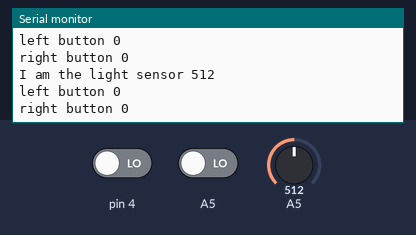
The sketch below on a simulated Arduino Uno, built with avr-gcc and run on an emulated ATmega328P. Parts: the last lines printed to the serial monitor. The test bench sets the inputs (shaded band); at power-on: A5 = 512, pin 4 LOW, A5 LOW.

Above: at 1.2 s.
1.3 s: A5 set to 110
At 2.1 s:
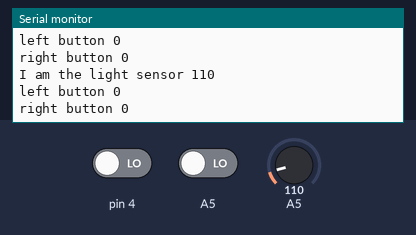
4.3 s: A5 set to 89
At 4.8 s:
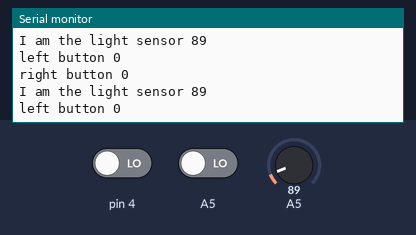
Timing chart, 0 to 7.3 s (numbered marks = the images above; inputs shaded):
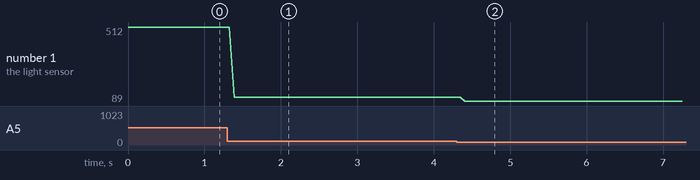

Measured:
- the behaviour switches between 100 and 99 on A5 (found by bisection; images 1 and 2)
- after the input at 1.3 s, the serial monitor: prints a new line after 0.09 s (image 1)
- after the input at 4.3 s, the serial monitor: prints a new line after 0.10 s (image 2)
- plotted number 1: 512 → 110 after the input at 1.3 s, 110 → 89 after the input at 4.3 s

The sketch:

circuitPlayground_btns.ino
```cpp
void setup() {
  // put your setup code here, to run once:
  Serial.begin(9600);
  pinMode(4, INPUT);
  pinMode(19, INPUT);

}

void loop() {
  int sensorVal = analogRead(A5);
  Serial.print("I am the light sensor ");
  Serial.println(sensorVal);

  //reading the buttons
  int leftBtn = digitalRead(4);
  int rightBtn = digitalRead(19);
  Serial.print("left button ");
  Serial.println(leftBtn);
  Serial.print("right button ");
  Serial.println(rightBtn);

}
```
